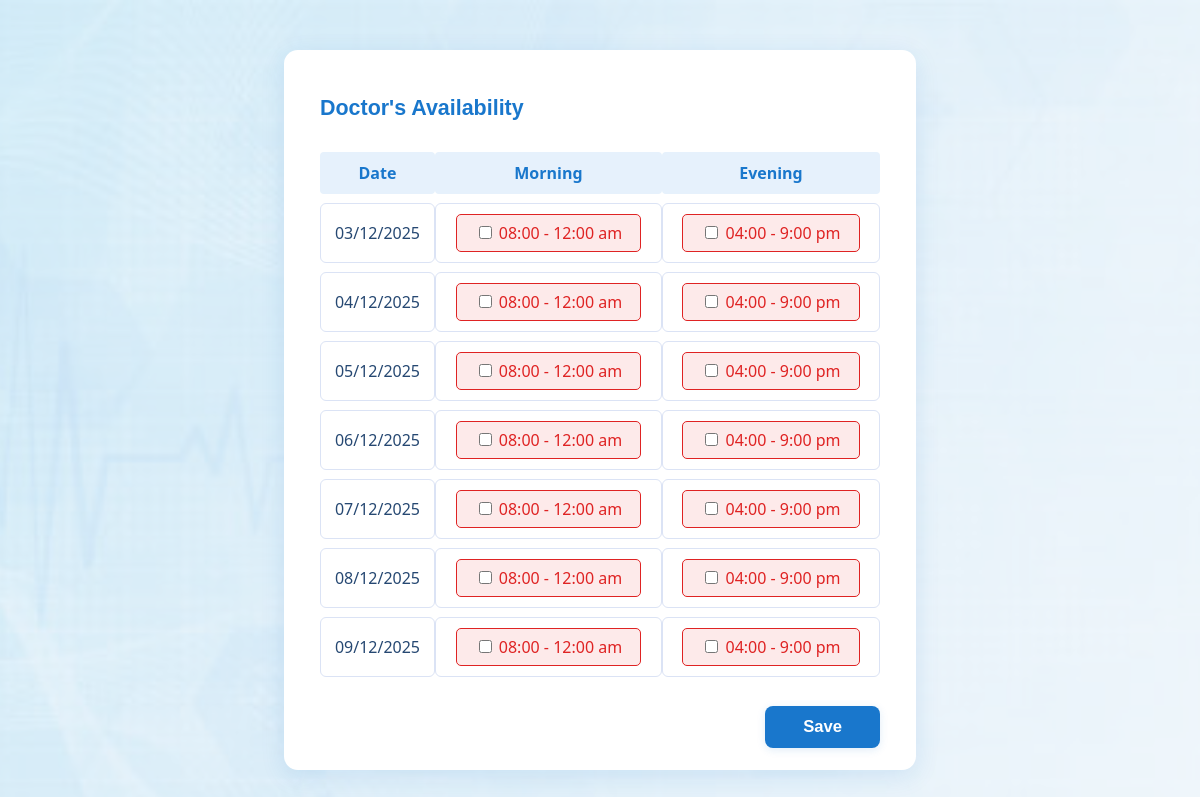
Page /doctor_availability (signed in) on the earlier database version.
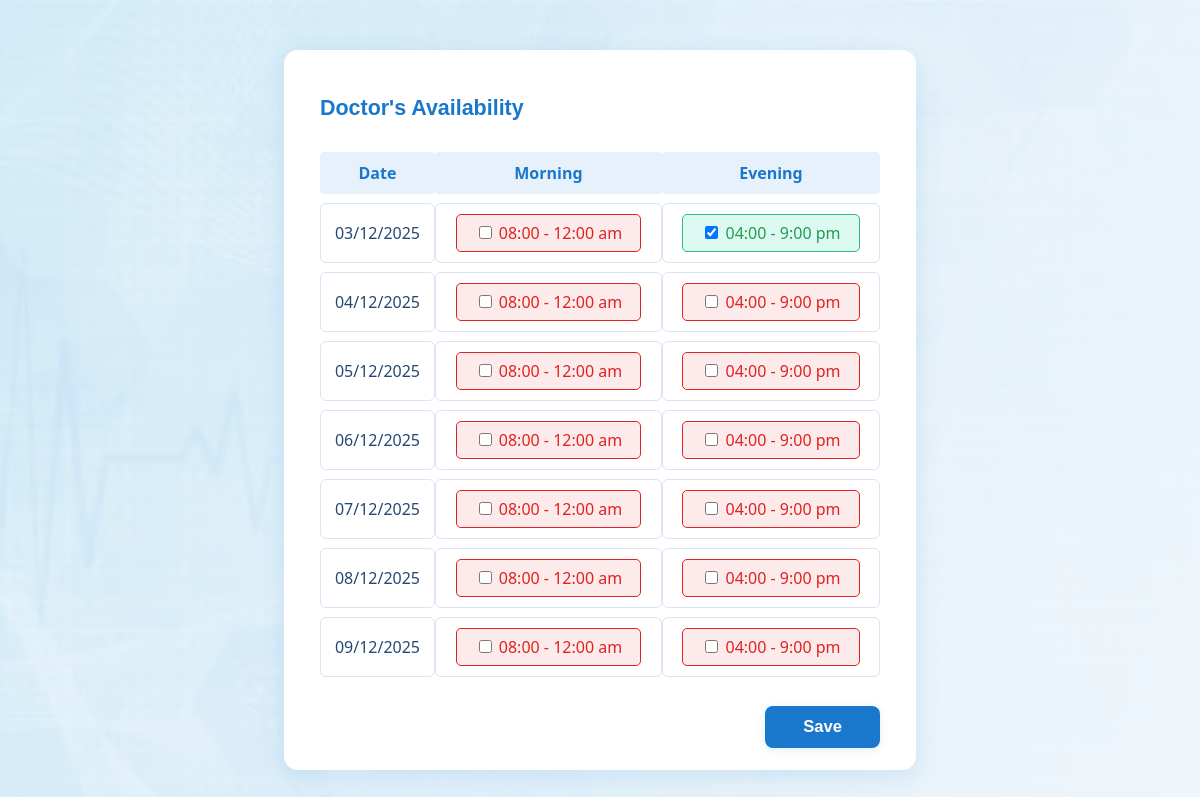
Same page on the later database version.
### application/models.py (models this page shows)
class Availability(db.Model):
    id = db.Column(db.Integer, primary_key=True)
    doctor_id = db.Column(db.Integer, db.ForeignKey('doctor.id'), nullable=False)
    date = db.Column(db.Date, nullable=False)
    morning_available = db.Column(db.Boolean, default=False)
    evening_available = db.Column(db.Boolean, default=False)

### application/controllers.py (the view, shortened to what this page needs)
@app.route("/doctor_availability", methods=["GET", "POST"])
def doctor_availability():
    if session.get('user_type') != 'doctor':
        return redirect(url_for('login'))
    doctor_id = session.get('user_id')
    today = date.today()
    days = [today + timedelta(days=i) for i in range(7)]
    existing = Availability.query.filter_by(doctor_id=doctor_id).all()
    by_date = {a.date: a for a in existing}
    return render_template("doctor_availability.html",
                           days=days,
                           availability_by_date=by_date)

### templates/doctor_availability.html (shortened to what this page needs)
<!DOCTYPE html>
<html lang="en">
<head>
  <link rel="stylesheet" href="{{ url_for('static', filename='styles.css') }}">
</head>
<body class="doctor-availability-page">
  <section class="availability-card">
    <h2>Doctor's Availability</h2>
    <form class="availability-form"
      method="POST"
      action="{{ url_for('doctor_availability') }}">
  <table class="availability-table">
    <thead>
      <tr>
        <th>Date</th>
        <th>Morning</th>
        <th>Evening</th>
      </tr>
    </thead>
    <tbody>
      {% for d in days %}
      {% set av = availability_by_date.get(d) %}
      <tr>
        <td>
          {{ d.strftime('%d/%m/%Y') }}
        </td>
        <td>
          <label class="slot {% if av and av.morning_available %}available{% else %}not-available{% endif %}">
            <input type="checkbox" name="morning_{{ loop.index0 }}"
                   {% if av and av.morning_available %}checked{% endif %}>
            08:00 - 12:00 am
          </label>
        </td>
        <td>
          <label class="slot {% if av and av.evening_available %}available{% else %}not-available{% endif %}">
            <input type="checkbox" name="evening_{{ loop.index0 }}"
                   {% if av and av.evening_available %}checked{% endif %}>
            04:00 - 9:00 pm
          </label>
        </td>
      </tr>
      {% endfor %}
    </tbody>
  </table>
  <div class="availability-footer">
    <button type="submit" class="save-btn">Save</button>
  </div>
</form>
  </section>
</body>
</html>

Differences in the rows shown:
added Availability: evening_available "☑"
